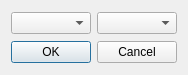
<?xml version="1.0" encoding="UTF-8"?>
<ui version="4.0">
 <class>dlgRaysSelection</class>
 <widget class="QDialog" name="dlgRaysSelection">
  <property name="windowModality">
   <enum>Qt::WindowModal</enum>
  </property>
  <property name="geometry">
   <rect>
    <x>0</x>
    <y>0</y>
    <width>174</width>
    <height>75</height>
   </rect>
  </property>
  <property name="sizePolicy">
   <sizepolicy hsizetype="Fixed" vsizetype="Fixed">
    <horstretch>0</horstretch>
    <verstretch>0</verstretch>
   </sizepolicy>
  </property>
  <property name="maximumSize">
   <size>
    <width>174</width>
    <height>75</height>
   </size>
  </property>
  <property name="windowTitle">
   <string>Dialog</string>
  </property>
  <property name="sizeGripEnabled">
   <bool>false</bool>
  </property>
  <property name="modal">
   <bool>true</bool>
  </property>
  <layout class="QVBoxLayout" name="verticalLayout">
   <item>
    <layout class="QHBoxLayout" name="horizontalLayout">
     <item>
      <widget class="QComboBox" name="cbRay1"/>
     </item>
     <item>
      <widget class="QComboBox" name="cbRay2"/>
     </item>
    </layout>
   </item>
   <item>
    <widget class="QDialogButtonBox" name="buttonBox">
     <property name="orientation">
      <enum>Qt::Horizontal</enum>
     </property>
     <property name="standardButtons">
      <set>QDialogButtonBox::Cancel|QDialogButtonBox::Ok</set>
     </property>
    </widget>
   </item>
  </layout>
 </widget>
 <resources/>
 <connections>
  <connection>
   <sender>buttonBox</sender>
   <signal>accepted()</signal>
   <receiver>dlgRaysSelection</receiver>
   <slot>accept()</slot>
   <hints>
    <hint type="sourcelabel">
     <x>248</x>
     <y>254</y>
    </hint>
    <hint type="destinationlabel">
     <x>157</x>
     <y>274</y>
    </hint>
   </hints>
  </connection>
  <connection>
   <sender>buttonBox</sender>
   <signal>rejected()</signal>
   <receiver>dlgRaysSelection</receiver>
   <slot>reject()</slot>
   <hints>
    <hint type="sourcelabel">
     <x>316</x>
     <y>260</y>
    </hint>
    <hint type="destinationlabel">
     <x>286</x>
     <y>274</y>
    </hint>
   </hints>
  </connection>
 </connections>
</ui>
